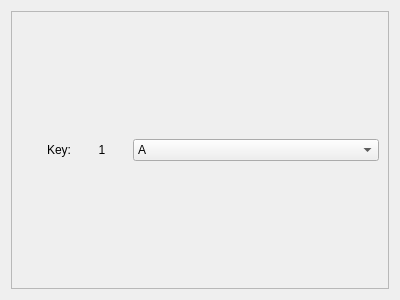
<?xml version="1.0" encoding="UTF-8"?>
<ui version="4.0">
 <class>trigger</class>
 <widget class="QWidget" name="trigger">
  <property name="geometry">
   <rect>
    <x>0</x>
    <y>0</y>
    <width>400</width>
    <height>300</height>
   </rect>
  </property>
  <property name="sizePolicy">
   <sizepolicy hsizetype="Preferred" vsizetype="Preferred">
    <horstretch>0</horstretch>
    <verstretch>0</verstretch>
   </sizepolicy>
  </property>
  <property name="minimumSize">
   <size>
    <width>0</width>
    <height>0</height>
   </size>
  </property>
  <property name="maximumSize">
   <size>
    <width>16777215</width>
    <height>16777215</height>
   </size>
  </property>
  <property name="focusPolicy">
   <enum>Qt::StrongFocus</enum>
  </property>
  <property name="contextMenuPolicy">
   <enum>Qt::DefaultContextMenu</enum>
  </property>
  <property name="windowTitle">
   <string>Form</string>
  </property>
  <property name="autoFillBackground">
   <bool>false</bool>
  </property>
  <layout class="QVBoxLayout" name="verticalLayout">
   <item>
    <widget class="QFrame" name="frame">
     <property name="frameShape">
      <enum>QFrame::StyledPanel</enum>
     </property>
     <property name="frameShadow">
      <enum>QFrame::Sunken</enum>
     </property>
     <layout class="QHBoxLayout" name="horizontalLayout_5">
      <item>
       <widget class="QLabel" name="label_3">
        <property name="maximumSize">
         <size>
          <width>50</width>
          <height>16777215</height>
         </size>
        </property>
        <property name="lineWidth">
         <number>1</number>
        </property>
        <property name="midLineWidth">
         <number>0</number>
        </property>
        <property name="text">
         <string>Key:</string>
        </property>
        <property name="alignment">
         <set>Qt::AlignRight|Qt::AlignTrailing|Qt::AlignVCenter</set>
        </property>
        <property name="wordWrap">
         <bool>false</bool>
        </property>
        <property name="openExternalLinks">
         <bool>false</bool>
        </property>
       </widget>
      </item>
      <item>
       <widget class="QLabel" name="key_number">
        <property name="maximumSize">
         <size>
          <width>50</width>
          <height>16777215</height>
         </size>
        </property>
        <property name="baseSize">
         <size>
          <width>0</width>
          <height>0</height>
         </size>
        </property>
        <property name="text">
         <string>1</string>
        </property>
        <property name="alignment">
         <set>Qt::AlignCenter</set>
        </property>
       </widget>
      </item>
      <item>
       <widget class="QComboBox" name="comboBox_2">
        <property name="autoFillBackground">
         <bool>false</bool>
        </property>
        <item>
         <property name="text">
          <string>A</string>
         </property>
        </item>
        <item>
         <property name="text">
          <string>B</string>
         </property>
        </item>
        <item>
         <property name="text">
          <string>C</string>
         </property>
        </item>
        <item>
         <property name="text">
          <string>D</string>
         </property>
        </item>
        <item>
         <property name="text">
          <string>Shift</string>
         </property>
        </item>
       </widget>
      </item>
     </layout>
    </widget>
   </item>
  </layout>
 </widget>
 <resources/>
 <connections/>
</ui>
